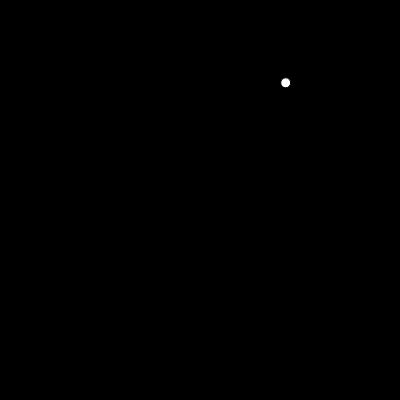
Frame 1 (no input)
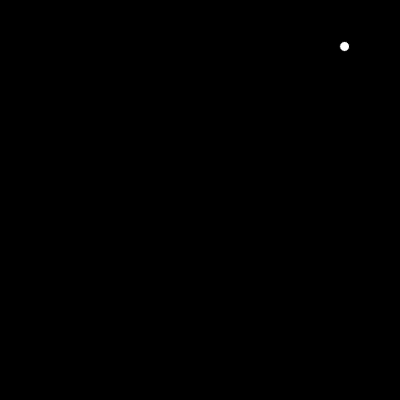
Frame 60 (no input)
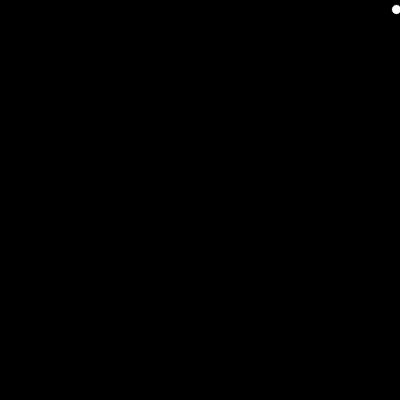
Frame 120 (the mouse pressed at the canvas centre since frame 60)

The p5.js sketch that drew these frames (run headless with seeded random() and noise() and a simulated clock; from frame 60 on, the mouse is pressed at the canvas centre):

// p5.js sketch
// ── sketch.js
var ball;
var mouse = false;

function setup(){
  createCanvas(400,400);
  ball = new Ball();
}

function draw(){
  if (mouseX > 0 && mouseX < width && mouseY > 0 && mouseY < height) {
    mouse = true;
  } else {
    mouse = false;
  }
  background(0);
  ball.draw();
  ball.update();

}

// ── ball.js
function Ball(){
  this.x = random(width);
  this.y = random(height);
  this.v_x = random(-2,2);
  this.v_y = random(-2,2);

  this.draw = function(){
    ellipse(this.x,this.y,10);
  }

  this.update = function(){
    if (this.x >= width || this.x <= 0) {
      this.v_x = -(this.v_x);
    }
    if (this.y >= height || this.y <= 0) {
      this.v_y = -(this.v_y);
    }
    this.x = this.x + this.v_x;
    this.y = this.y + this.v_y;
    //this.checkMouse();
  }

  this.checkMouse = function(){
    let dist = Math.sqrt((mouseX-this.x)**2 + (mouseY-this.y)**2)
    if (dist < 400) {
      this.v_x = this.v_x + (mouseX-this.x)*((1/dist)*0.5);
      this.v_y = this.v_y + (mouseY-this.y)*((1/dist)*0.5);
      if (this.v_x < 0) {
        this.v_x = Math.max(this.v_x,-3);
      } else {
        this.v_x = Math.min(this.v_x,3);
      }
      if (this.v_y < 0) {
        this.v_y = Math.max(this.v_y,-3);
      } else {
        this.v_y = Math.min(this.v_y,3);
      }
    }
  }
}
